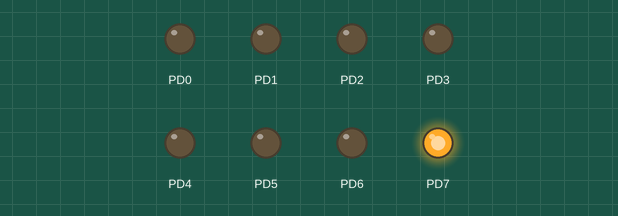
A program run on a simulated ATmega128, built with avr-gcc and emulated at 8 MHz. Parts: output pins drawn as LEDs (lit = HIGH).

Above: at 0.02 s.
At 0.37 s:
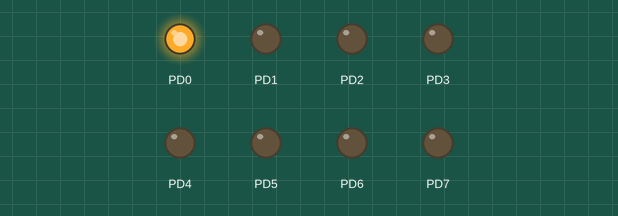
At 0.72 s:
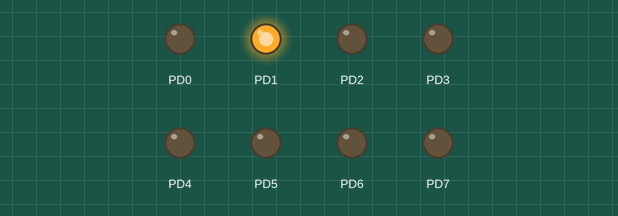
At 1.47 s:
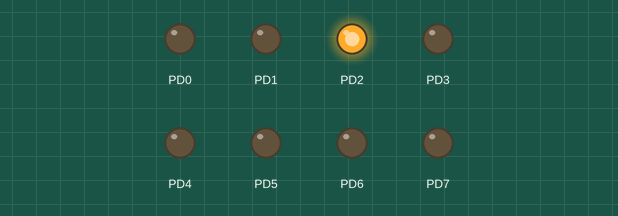
At 2.17 s:
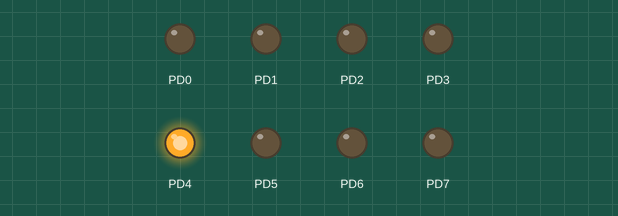
At 2.92 s:
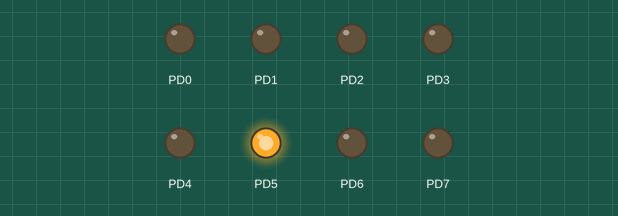
Timing chart, 0 to 3.2 s (numbered marks = the images above):
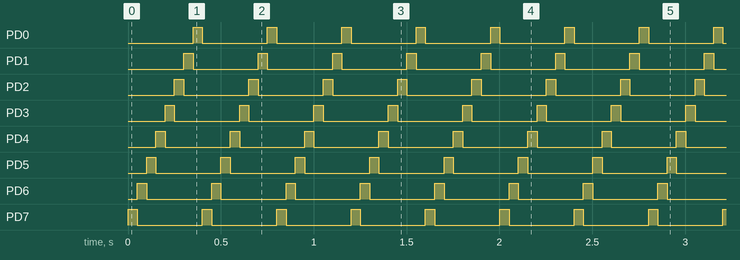

Measured:
- by itself, PD0–7: alternates HIGH for 0.05 s and LOW for 0.35 s
- by itself, everything shown: repeats every 0.40 s, in 8 steps

The program:

main.c
```c
/*
 * B3.c
 *
 * Created: 3-2-2021 14:40:16
 * Author : woute
 */

#include <avr/io.h>
#include <util/delay.h>

#define F_CPU 8e6

void wait( int ms) {
	for(int i = 0; i < ms ; i++){
		_delay_ms(1);
	}
}

int main(void)
{
	DDRD = 0xFF;
	int temp = 0b10000000;
    /* Replace with your application code */
    while (1)
    {
		PORTD = temp;
		temp = temp >> 1;
		wait(50);
		if(temp == 0){
			temp = 0b10000000;
		}
    }
}
```
